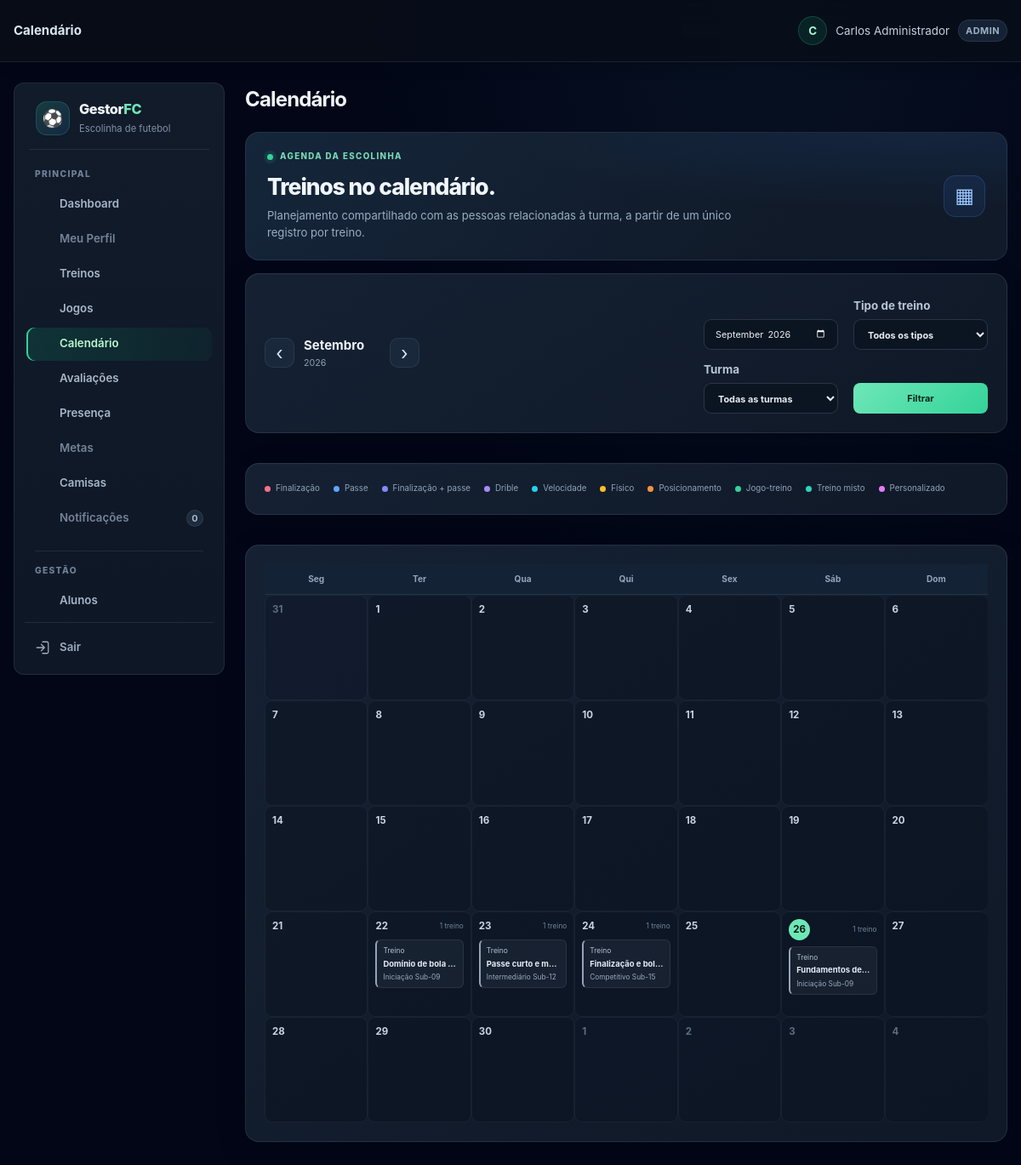
/calendario.php (signed in), run on the app's committed database.
### tables this page shows
CREATE TABLE TB_AULA (
    COD_AULA INT AUTO_INCREMENT PRIMARY KEY,
    COD_TURMA INT NOT NULL,
    DATA_AULA DATE NOT NULL,
    TEMA_TREINO VARCHAR(100) DEFAULT 'Fundamentos e Coletivo',
    HORARIO TIME NULL,
    OBJETIVO TEXT NULL,
    EXERCICIOS TEXT NULL,
    TIPO_TREINO VARCHAR(30) NULL,
    ATRIBUTOS_AVALIAVEIS_JSON JSON NULL,
    OBSERVACAO TEXT NULL,
    CRIADO_EM TIMESTAMP DEFAULT CURRENT_TIMESTAMP,
    FOREIGN KEY (COD_TURMA) REFERENCES TB_TURMA(COD_TURMA) ON DELETE CASCADE
);

CREATE TABLE TB_TURMA (
    COD_TURMA INT AUTO_INCREMENT PRIMARY KEY,
    COD_ESCOLINHA INT NOT NULL,
    COD_PROFESSOR INT NULL,
    NOME VARCHAR(50) NOT NULL,
    FAIXA_ETARIA VARCHAR(30) NOT NULL,
    DIAS_TREINO VARCHAR(100) NOT NULL,
    HORARIO VARCHAR(50) NOT NULL,
    CAPACIDADE INT DEFAULT 25,
    ATIVA TINYINT(1) DEFAULT 1,
    CRIADO_EM TIMESTAMP DEFAULT CURRENT_TIMESTAMP,
    FOREIGN KEY (COD_ESCOLINHA) REFERENCES TB_ESCOLINHA(COD_ESCOLINHA) ON DELETE CASCADE,
    FOREIGN KEY (COD_PROFESSOR) REFERENCES TB_USUARIO(COD_USUARIO) ON DELETE SET NULL
);

### includes/helpers.php (called while the page is built, shortened)
<?php
function e($value) {
    return htmlspecialchars((string) $value, ENT_QUOTES, 'UTF-8');
}

### includes/avaliacao_helpers.php (called while the page is built, shortened)
<?php
function avaliacaoCatalogoAtributos() {
    return [
        'velocidade' => 'Velocidade',
        'finalizacao' => 'Finalização',
        'passe' => 'Passe',
        'drible' => 'Drible',
        'fisico' => 'Físico',
        'posicionamento' => 'Posicionamento'
    ];
}
function avaliacaoTiposTreino() {
    return [
        'VELOCIDADE' => ['nome' => 'Velocidade', 'atributos' => ['velocidade']],
        'FINALIZACAO' => ['nome' => 'Finalização', 'atributos' => ['finalizacao']],
        'PASSE' => ['nome' => 'Passe', 'atributos' => ['passe']],
        'FINALIZACAO_PASSE' => ['nome' => 'Finalização + Passe', 'atributos' => ['finalizacao', 'passe']],
        'DRIBLE' => ['nome' => 'Drible', 'atributos' => ['drible']],
        'FISICO' => ['nome' => 'Preparação física', 'atributos' => ['fisico']],
        'POSICIONAMENTO' => ['nome' => 'Posicionamento', 'atributos' => ['posicionamento']],
        'JOGO_TREINO' => ['nome' => 'Jogo-treino', 'atributos' => array_keys(avaliacaoCatalogoAtributos())],
        'TREINO_MISTO' => ['nome' => 'Treino misto', 'atributos' => array_keys(avaliacaoCatalogoAtributos())],
        'TECNICO_GERAL' => ['nome' => 'Fundamentos gerais', 'atributos' => array_keys(avaliacaoCatalogoAtributos())],
        'PERSONALIZADO' => ['nome' => 'Personalizado', 'atributos' => null]
    ];
}

### calendario.php (the view, shortened to what this page needs)
<?php
require_once __DIR__ . '/includes/layout.php';
require_once __DIR__ . '/includes/avaliacao_helpers.php';
$db = getDB();
$escolinha = currentEscolinhaId();
$mesInformado = (string) ($_GET['mes'] ?? date('Y-m'));
$mesValido = DateTime::createFromFormat('!Y-m', $mesInformado);
$mesAtual = $mesValido && $mesValido->format('Y-m') === $mesInformado ? $mesValido : new DateTime('first day of this month');
$inicioMes = (clone $mesAtual)->modify('first day of this month');
$fimMes = (clone $inicioMes)->modify('last day of this month');
$inicioGrade = (clone $inicioMes)->modify('monday this week');
$fimGrade = (clone $fimMes)->modify('sunday this week');
$mesAnterior = (clone $inicioMes)->modify('-1 month')->format('Y-m');
$mesProximo = (clone $inicioMes)->modify('+1 month')->format('Y-m');
$tipos = avaliacaoTiposTreino();
$filtroTipo = (string) ($_GET['tipo'] ?? '');
if (!isset($tipos[$filtroTipo])) $filtroTipo = '';
$filtroTurma = (int) ($_GET['turma'] ?? 0);
$sqlEventos =
    'SELECT a.COD_AULA, a.DATA_AULA, TIME_FORMAT(a.HORARIO, "%H:%i") AS HORARIO,
            a.TEMA_TREINO, a.TIPO_TREINO, a.OBJETIVO, a.EXERCICIOS, a.OBSERVACAO,
            t.COD_TURMA, t.NOME AS TURMA, t.FAIXA_ETARIA, u.NOME AS PROFESSOR
     FROM TB_AULA a
     JOIN TB_TURMA t ON t.COD_TURMA = a.COD_TURMA
     LEFT JOIN TB_USUARIO u ON u.COD_USUARIO = t.COD_PROFESSOR
     WHERE t.COD_ESCOLINHA = ? AND t.ATIVA = 1 AND a.DATA_AULA BETWEEN ? AND ?';
$parametrosEventos = [$escolinha, $inicioGrade->format('Y-m-d'), $fimGrade->format('Y-m-d')];
$sqlEventos .= ' ORDER BY a.DATA_AULA, a.HORARIO, a.COD_AULA';
$consulta = $db->prepare($sqlEventos);
$consulta->execute($parametrosEventos);
$eventos = $consulta->fetchAll();
$eventosPorDia = [];
foreach ($eventos as $evento) {
    $eventosPorDia[$evento['DATA_AULA']][] = $evento;
}
$dias = [];
$cursor = clone $inicioGrade;
while ($cursor <= $fimGrade) {
    $data = $cursor->format('Y-m-d');
    $dias[] = ['data' => clone $cursor, 'eventos' => $eventosPorDia[$data] ?? []];
    $cursor = $cursor->modify('+1 day');
}
$nomesMeses = [1 => 'Janeiro', 2 => 'Fevereiro', 3 => 'Março', 4 => 'Abril', 5 => 'Maio', 6 => 'Junho', 7 => 'Julho', 8 => 'Agosto', 9 => 'Setembro', 10 => 'Outubro', 11 => 'Novembro', 12 => 'Dezembro'];
$nomesDias = ['Seg', 'Ter', 'Qua', 'Qui', 'Sex', 'Sáb', 'Dom'];
?>
<div class="calendario-page">
    <header class="calendario-hero"><div><p class="calendario-kicker"><span></span> AGENDA DA ESCOLINHA</p><h2>Treinos no calendário.</h2><p>Planejamento compartilhado com as pessoas relacionadas à turma, a partir de um único registro por treino.</p></div><span class="calendario-hero-icon" aria-hidden="true">▦</span></header>
    <section class="calendario-toolbar">
        <div class="calendario-navegacao-mes"><a href="calendario.php?mes=<?= e($mesAnterior) ?>&amp;tipo=<?= e($filtroTipo) ?>&amp;turma=<?= $filtroTurma ?>" aria-label="Mês anterior">‹</a><div><strong><?= e($nomesMeses[(int) $inicioMes->format('n')]) ?></strong><span><?= e($inicioMes->format('Y')) ?></span></div><a href="calendario.php?mes=<?= e($mesProximo) ?>&amp;tipo=<?= e($filtroTipo) ?>&amp;turma=<?= $filtroTurma ?>" aria-label="Próximo mês">›</a></div>
        <form method="get" class="calendario-filtros"><input type="month" name="mes" value="<?= e($inicioMes->format('Y-m')) ?>" aria-label="Mês"><label><span>Tipo de treino</span><select name="tipo"><option value="">Todos os tipos</option></select></label><label><span>Turma</span><select name="turma"><option value="0">Todas as turmas</option></select></label><button type="submit" class="calendario-aplicar-filtros">Filtrar</button></form>
    </section>
    <section class="calendario-legenda" aria-label="Legenda de tipos"><span><i class="tipo-finalizacao"></i>Finalização</span><span><i class="tipo-passe"></i>Passe</span><span><i class="tipo-finalizacao_passe"></i>Finalização + passe</span><span><i class="tipo-drible"></i>Drible</span><span><i class="tipo-velocidade"></i>Velocidade</span><span><i class="tipo-fisico"></i>Físico</span><span><i class="tipo-posicionamento"></i>Posicionamento</span><span><i class="tipo-jogo_treino"></i>Jogo-treino</span><span><i class="tipo-misto"></i>Treino misto</span><span><i class="tipo-personalizado"></i>Personalizado</span></section>
    <section class="calendario-mes-card" aria-label="Calendário mensal">
        <div class="calendario-dias-semana"><?php foreach ($nomesDias as $nomeDia): ?><span><?= e($nomeDia) ?></span><?php endforeach; ?></div>
        <div class="calendario-grade">
            <?php foreach ($dias as $dia):
                $dataDia = $dia['data'];
                $dentroDoMes = $dataDia->format('Y-m') === $inicioMes->format('Y-m');
                $hoje = $dataDia->format('Y-m-d') === date('Y-m-d');
                $diaClasses = 'calendario-dia' . ($dentroDoMes ? '' : ' fora-mes') . ($hoje ? ' hoje' : '') . ($dia['eventos'] ? ' tem-eventos' : '');
            ?>
                <article class="<?= e($diaClasses) ?>"><header><span class="calendario-dia-nome"><?= e($nomesDias[(int) $dataDia->format('N') - 1]) ?></span><strong><?= e($dataDia->format('j')) ?></strong><?php if ($dia['eventos']): ?><small><?= count($dia['eventos']) ?> <?= count($dia['eventos']) === 1 ? 'treino' : 'treinos' ?></small><?php endif; ?></header><div class="calendario-eventos-dia">
                    <?php foreach ($dia['eventos'] as $evento):
                        $tipoCodigo = (string) ($evento['TIPO_TREINO'] ?? '');
                        $mapaTipos = ['FINALIZACAO' => 'finalizacao', 'PASSE' => 'passe', 'FINALIZACAO_PASSE' => 'finalizacao_passe', 'DRIBLE' => 'drible', 'VELOCIDADE' => 'velocidade', 'FISICO' => 'fisico', 'POSICIONAMENTO' => 'posicionamento', 'JOGO_TREINO' => 'jogo_treino', 'TREINO_MISTO' => 'misto', 'TECNICO_GERAL' => 'misto', 'PERSONALIZADO' => 'personalizado'];
                        $classeTipo = $mapaTipos[$tipoCodigo] ?? 'outro';
                        $tipoNome = $tipos[$evento['TIPO_TREINO']]['nome'] ?? 'Tipo não definido';
                    ?>
                        <button type="button" class="calendario-evento tipo-<?= e($classeTipo) ?>" data-evento-titulo="<?= e($evento['TEMA_TREINO']) ?>" data-evento-tipo="<?= e($tipoNome) ?>" data-evento-data="<?= e(date('d/m/Y', strtotime($evento['DATA_AULA']))) ?>" data-evento-horario="<?= e($evento['HORARIO'] ?: 'Horário não informado') ?>" data-evento-turma="<?= e($evento['TURMA']) ?>" data-evento-categoria="<?= e($evento['FAIXA_ETARIA'] ?? '') ?>" data-evento-professor="<?= e($evento['PROFESSOR'] ?: 'Professor não informado') ?>" data-evento-objetivo="<?= e($evento['OBJETIVO'] ?: 'Objetivo não informado') ?>" data-evento-exercicios="<?= e($evento['EXERCICIOS'] ?: 'Exercícios não informados') ?>" data-evento-observacao="<?= e($evento['OBSERVACAO'] ?: 'Sem observações') ?>"><span class="calendario-evento-hora"><?= e($evento['HORARIO'] ?: 'Treino') ?></span><strong><?= e($evento['TEMA_TREINO']) ?></strong><small><?= e($evento['TURMA']) ?></small></button>
                    <?php endforeach; ?>
                </div></article>
            <?php endforeach; ?>
        </div>
    </section>
</div>

### data on the page
tb_aula: HORARIO "Treino", TEMA_TREINO "Domínio de bola…", COD_TURMA.NOME "Iniciação Sub-09"
tb_aula: HORARIO "Treino", TEMA_TREINO "Passe curto e m…", COD_TURMA.NOME "Intermediário Sub-12"
tb_aula: HORARIO "Treino", TEMA_TREINO "Finalização e bo…", COD_TURMA.NOME "Competitivo Sub-15"
tb_aula: HORARIO "Treino", TEMA_TREINO "Fundamentos d…", COD_TURMA.NOME "Iniciação Sub-09"

### other printed values
$title "Calendário"
$_SESSION['username'] "Carlos Administrador"
$_SESSION['user_role'] "ADMIN"
$label "Dashboard Treinos Jogos Calendário Avaliações Presença Camisas Alunos"
$label "Meu Perfil Metas Notificações"
$badge "0"
$nomesMeses[(int) $inicioMes->format('n')] "Setembro"
$inicioMes->format('Y') "2026"
$nomeDia "Seg"
$nomeDia "Ter"
$nomeDia "Qua"
$nomeDia "Qui"
$nomeDia "Sex"
$nomeDia "Sáb"
$nomeDia "Dom"
